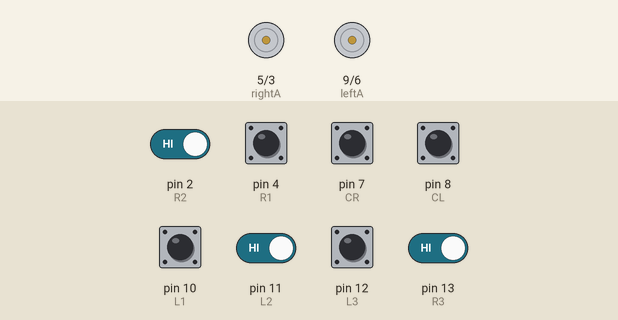
Simulated run of this sketch. Board: Arduino Uno, built with avr-gcc and run on an emulated ATmega328P. Shown: motor-driver pin pairs drawn as motors (green arrow = first pin HIGH = forward, orange = second pin HIGH = backward, longer = more drive). The inputs (shaded band) are chosen by the test bench; at power-on: pin 2 (R2), pin 4 (R1), pin 7 (CR), pin 8 (CL), pin 10 (L1), pin 11 (L2), pin 12 (L3), pin 13 (R3) HIGH.

Above: at 0.1 s.
At 1.2 s:
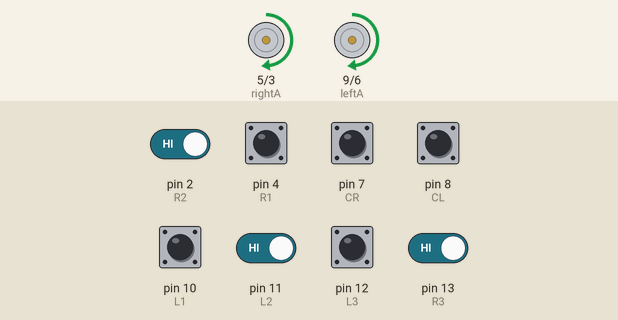
Timing chart, 0 to 0.3 s (numbered marks = the images above; inputs shaded):
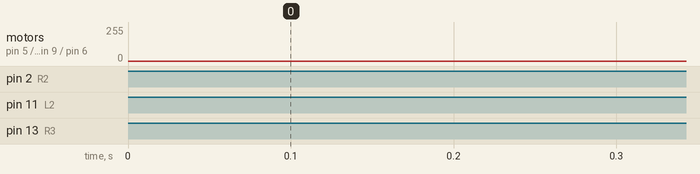

The sketch:

Line_Follower_V1.ino
```cpp
const int RIGHTSPEED =130;
const int LEFTSPEED = 130;
const int rightA = 5;      // RIGHT_MOTOR_A
const int rightB = 3;      // RIGHT_MOTOR_B
const int leftA = 9;       // LEFT_MOTOR_A
const int leftB = 6;       // LEFT_MOTOR_B
float RIGHTMOTOR = 0;
float LEFTMOTOR = 0;
float currentERROR = 0;
float previousERROR = 0;
float P = 0;
float I = 0;
float D = 0;
float PID = 0;

const int L3 = 12;         // LEFT_3RD
const int L2 = 11;          // LEFT_2ND
const int L1 = 10;          // LEFT_1ST
const int CL = 8;          // CENTER_LEFT
const int CR = 7;          // CENTER_RIGHT
const int R1 =4;         // RIGHT_1ST
const int R2 =2;         // RIGHT_2ND
const int R3 = 13;         // RIGHT_3RD

const int Kp = 30;
const int Kd = 18;
const int Ki = 0;

int valL3 = 0;
int valL2 = 0;
int valL1 = 0;
int valCL = 0;
int valCR = 0;
int valR1 = 0;
int valR2 = 0;
int valR3 = 0;

void setup()
{
  Serial.begin(9600);
  pinMode(L3,INPUT);
  pinMode(L2,INPUT);
  pinMode(L1,INPUT);
  pinMode(CL,INPUT);
  pinMode(CR,INPUT);
  pinMode(R1,INPUT);
  pinMode(R2,INPUT);
  pinMode(R3,INPUT);
  pinMode(rightA,OUTPUT);
  pinMode(rightB,OUTPUT);
  pinMode(leftA,OUTPUT);
  pinMode(leftB,OUTPUT);

}

void loop()
{
  int FAST = 0;
  // readDATA();
  valL3 = digitalRead(L3);
  valL2 = digitalRead(L2);
  valL1 = digitalRead(L1);
  valCL = digitalRead(CL);
  valCR = digitalRead(CR);
  valR1 = digitalRead(R1);
  valR2 = digitalRead(R2);
  valR3 = digitalRead(R3);
  /*
  Serial.print(valL3);
  Serial.print(valL2);
  Serial.print(valL1);
  Serial.print(valCL);
  Serial.print(valCR);
  Serial.print(valR1);
  Serial.print(valR2);
  Serial.print(valR3);
  Serial.println("");
    */

    analogWrite(leftA, LEFTMOTOR);
    analogWrite(leftB, 0);
    analogWrite(rightA, RIGHTMOTOR);
    analogWrite(rightB, 0);


  /* if (valL3== && valL2== && valL1== && valCL== && valCR== && valR1== && valR2== && valR3==)
     {
        currentERROR = ;
     } */

 if (valL3==LOW && valL2==LOW && valL1==LOW && valCL==LOW && valCR==LOW && valR1==LOW && valR2==LOW && valR3==LOW && (previousERROR<=0))
  {
    //ERRROR_CORRECTION for LEFT
    analogWrite(leftA,0);
    analogWrite(leftB,120);
    analogWrite(rightA,150);
    analogWrite(rightB,0);
    //delay(5);
  }

  if (valL3==LOW && valL2==LOW && valL1==LOW && valCL==LOW && valCR==LOW && valR1==LOW && valR2==LOW && valR3==LOW && (previousERROR>=0))
  {
    //ERROR_CORRECTON for RIGHT
    analogWrite(leftA,150);
    analogWrite(leftB,0);
    analogWrite(rightA,0);
    analogWrite(rightB,120);
    //delay(5);
  }


  if (valL3==HIGH && valL2==LOW && valL1==LOW && valCL==LOW && valCR==LOW && valR1==LOW && valR2==LOW && valR3==LOW)
  {
    currentERROR = -3.5;   //0001
  }

  if (valL3==HIGH && valL2==HIGH && valL1==LOW && valCL==LOW && valCR==LOW && valR1==LOW && valR2==LOW && valR3==LOW)
  {
    currentERROR = -3;     //0002
  }

  if (valL3==LOW && valL2==HIGH && valL1==LOW && valCL==LOW && valCR==LOW && valR1==LOW && valR2==LOW && valR3==LOW)
  {
    currentERROR = -2.5;   //0003
  }

  if (valL3==LOW && valL2==HIGH && valL1==HIGH && valCL==LOW && valCR==LOW && valR1==LOW && valR2==LOW && valR3==LOW)
  {
    currentERROR = -2;     //0004
  }

  if (valL3==LOW && valL2==LOW && valL1==HIGH && valCL==LOW && valCR==LOW && valR1==LOW && valR2==LOW && valR3==LOW)
  {
    currentERROR = -1.5;   //0005
  }

  if (valL3==LOW && valL2==LOW && valL1==HIGH && valCL==HIGH && valCR==LOW && valR1==LOW && valR2==LOW && valR3==LOW)
  {
    currentERROR = -1;     //0006
  }

  if (valL3==LOW && valL2==LOW && valL1==LOW && valCL==HIGH && valCR==LOW && valR1==LOW && valR2==LOW && valR3==LOW)
  {
    currentERROR = -0.5;   //0007
  }

  if ((valL3==LOW && valL2==LOW && valL1==LOW && valCL==HIGH && valCR==HIGH && valR1==LOW && valR2==LOW && valR3==LOW) || (valL3==HIGH && valL2==HIGH && valL1==HIGH && valCL==HIGH && valCR==HIGH && valR1==HIGH && valR2==HIGH && valR3==HIGH))
  {
    currentERROR = 0;      //0008
    FAST = 25;             //0008
  }

  if (valL3==LOW && valL2==LOW && valL1==LOW && valCL==LOW && valCR==HIGH && valR1==LOW && valR2==LOW && valR3==LOW)
  {
    currentERROR = 0.5;    //0009
  }

  if (valL3==LOW && valL2==LOW && valL1==LOW && valCL==LOW && valCR==HIGH && valR1==HIGH && valR2==LOW && valR3==LOW)
  {
    currentERROR = 1;      //0010
  }

  if (valL3==LOW && valL2==LOW && valL1==LOW && valCL==LOW && valCR==LOW && valR1==HIGH && valR2==LOW && valR3==LOW)
  {
    currentERROR = 1.5;    //0011
  }

  if (valL3==LOW && valL2==LOW && valL1==LOW && valCL==LOW && valCR==LOW && valR1==HIGH && valR2==HIGH && valR3==LOW)
  {
    currentERROR = 2;      //0012
  }

  if (valL3==LOW && valL2==LOW && valL1==LOW && valCL==LOW && valCR==LOW && valR1==LOW && valR2==HIGH && valR3==LOW)
  {
    currentERROR = 2.5;    //0013
  }

  if (valL3==LOW && valL2==LOW && valL1==LOW && valCL==LOW && valCR==LOW && valR1==LOW && valR2==HIGH && valR3==HIGH)
  {
    currentERROR = 3;      //0014
  }

  if (valL3==LOW && valL2==LOW && valL1==LOW && valCL==LOW && valCR==LOW && valR1==LOW && valR2==LOW && valR3==HIGH)
  {
    currentERROR = 3.5;    //0015
  }


  if ((valL3==HIGH && valL2==HIGH && valL1==HIGH && valCL==HIGH && valCR==HIGH && valR1==LOW && valR2==LOW && valR3==LOW) || (valL3==HIGH && valL2==HIGH && valL1==HIGH && valCL==HIGH && valCR==LOW && valR1==LOW && valR2==LOW && valR3==LOW) || (valL3==HIGH && valL2==HIGH && valL1==HIGH && valCL==LOW && valCR==LOW && valR1==LOW && valR2==LOW && valR3==LOW) || (valL3==HIGH && valL2==HIGH && valL1==HIGH && valCL==HIGH && valCR==HIGH && valR1==HIGH && valR2==LOW && valR3==LOW) )
  {
        //HARD LEFT TURN
    while (valL2!=0) // HARD LEFT TURN
    {

      analogWrite(leftA, 0);
      analogWrite(leftB, 200);
      analogWrite(rightA, 200);
      analogWrite(rightB, 0);
  valL3 = digitalRead(L3);
  valL2 = digitalRead(L2);
  valL1 = digitalRead(L1);
  valCL = digitalRead(CL);
  valCR = digitalRead(CR);
  valR1 = digitalRead(R1);
  valR2 = digitalRead(R2);
  valR3 = digitalRead(R3);
 /*   Serial.print(valL3);
  Serial.print(valL2);
  Serial.print(valL1);
  Serial.print(valCL);
  Serial.print(valCR);
  Serial.print(valR1);
  Serial.print(valR2);
  Serial.print(valR3);
  Serial.println("");*/
    }

  }

  if ((valL3==LOW && valL2==LOW && valL1==LOW && valCL==HIGH && valCR==HIGH && valR1==HIGH && valR2==HIGH && valR3==HIGH) || (valL3==LOW && valL2==LOW && valL1==LOW && valCL==LOW && valCR==HIGH && valR1==HIGH && valR2==HIGH && valR3==HIGH) || (valL3==LOW && valL2==LOW && valL1==LOW && valCL==LOW && valCR==LOW && valR1==HIGH && valR2==HIGH && valR3==HIGH) || (valL3==LOW && valL2==LOW && valL1==HIGH && valCL==HIGH && valCR==HIGH && valR1==HIGH && valR2==HIGH && valR3==HIGH) )
  {
    while (valR2!=0) // HARD RIGHT TURN
    {

      analogWrite(leftA, 200);
      analogWrite(leftB, 0);
      analogWrite(rightA, 0);
      analogWrite(rightB, 200);
  valL3 = digitalRead(L3);
  valL2 = digitalRead(L2);
  valL1 = digitalRead(L1);
  valCL = digitalRead(CL);
  valCR = digitalRead(CR);
  valR1 = digitalRead(R1);
  valR2 = digitalRead(R2);
  valR3 = digitalRead(R3);
  /*Serial.print(valL3);
  Serial.print(valL2);
  Serial.print(valL1);
  Serial.print(valCL);
  Serial.print(valCR);
  Serial.print(valR1);
  Serial.print(valR2);
  Serial.print(valR3);
  Serial.println("");
   */
    }

  }


  if (FAST == 25)
  {
    analogWrite(leftA,220);
    analogWrite(leftB,0);
    analogWrite(rightA,220);
    analogWrite(rightB,0);
  }


    P= currentERROR;
    I = previousERROR + currentERROR;
    D = previousERROR - currentERROR;
    previousERROR = currentERROR;

    PID = (Kp*P) + (Ki*I) + (Kd*D);

    RIGHTMOTOR = RIGHTSPEED - PID;
    LEFTMOTOR = LEFTSPEED + PID;
}
void brake()
{
    analogWrite(leftA,255);
    analogWrite(leftB,255);
    analogWrite(rightA,255);
    analogWrite(rightB,255);
    delay(70);
}
```
